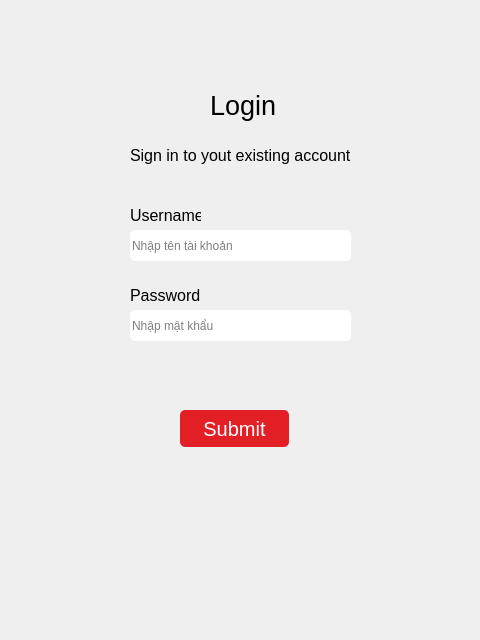
<?xml version="1.0" encoding="UTF-8"?>
<ui version="4.0">
 <class>Dialog</class>
 <widget class="QDialog" name="Dialog">
  <property name="geometry">
   <rect>
    <x>0</x>
    <y>0</y>
    <width>480</width>
    <height>640</height>
   </rect>
  </property>
  <property name="windowTitle">
   <string>Dialog</string>
  </property>
  <widget class="QPushButton" name="submit">
   <property name="geometry">
    <rect>
     <x>180</x>
     <y>410</y>
     <width>109</width>
     <height>37</height>
    </rect>
   </property>
   <property name="font">
    <font>
     <pointsize>15</pointsize>
    </font>
   </property>
   <property name="cursor">
    <cursorShape>PointingHandCursor</cursorShape>
   </property>
   <property name="styleSheet">
    <string notr="true">border-radius: 5%;
background-color: #e31f26;
color: #fff;
padding: 5%;</string>
   </property>
   <property name="text">
    <string>Submit</string>
   </property>
  </widget>
  <widget class="QLabel" name="label_2">
   <property name="geometry">
    <rect>
     <x>130</x>
     <y>140</y>
     <width>221</width>
     <height>31</height>
    </rect>
   </property>
   <property name="font">
    <font>
     <pointsize>12</pointsize>
    </font>
   </property>
   <property name="text">
    <string>Sign in to yout existing account</string>
   </property>
  </widget>
  <widget class="QLabel" name="label_3">
   <property name="geometry">
    <rect>
     <x>130</x>
     <y>200</y>
     <width>71</width>
     <height>31</height>
    </rect>
   </property>
   <property name="font">
    <font>
     <pointsize>12</pointsize>
    </font>
   </property>
   <property name="text">
    <string>Username</string>
   </property>
  </widget>
  <widget class="QLabel" name="label_4">
   <property name="geometry">
    <rect>
     <x>130</x>
     <y>280</y>
     <width>81</width>
     <height>31</height>
    </rect>
   </property>
   <property name="font">
    <font>
     <pointsize>12</pointsize>
    </font>
   </property>
   <property name="text">
    <string>Password</string>
   </property>
  </widget>
  <widget class="QLineEdit" name="name">
   <property name="geometry">
    <rect>
     <x>130</x>
     <y>230</y>
     <width>221</width>
     <height>31</height>
    </rect>
   </property>
   <property name="styleSheet">
    <string notr="true">border-radius: 5%;</string>
   </property>
   <property name="placeholderText">
    <string>Nhập tên tài khoản</string>
   </property>
  </widget>
  <widget class="QLineEdit" name="pwd">
   <property name="geometry">
    <rect>
     <x>130</x>
     <y>310</y>
     <width>221</width>
     <height>31</height>
    </rect>
   </property>
   <property name="styleSheet">
    <string notr="true">border-radius: 5%;
</string>
   </property>
   <property name="echoMode">
    <enum>QLineEdit::Normal</enum>
   </property>
   <property name="placeholderText">
    <string>Nhập mật khẩu</string>
   </property>
  </widget>
  <widget class="QLabel" name="label">
   <property name="geometry">
    <rect>
     <x>210</x>
     <y>90</y>
     <width>71</width>
     <height>41</height>
    </rect>
   </property>
   <property name="font">
    <font>
     <pointsize>20</pointsize>
    </font>
   </property>
   <property name="text">
    <string>Login</string>
   </property>
   <property name="alignment">
    <set>Qt::AlignLeading|Qt::AlignLeft|Qt::AlignTop</set>
   </property>
  </widget>
  <widget class="QLabel" name="error">
   <property name="geometry">
    <rect>
     <x>130</x>
     <y>360</y>
     <width>221</width>
     <height>31</height>
    </rect>
   </property>
   <property name="font">
    <font>
     <pointsize>10</pointsize>
    </font>
   </property>
   <property name="styleSheet">
    <string notr="true">color: rgb(255, 0, 0);</string>
   </property>
   <property name="text">
    <string/>
   </property>
  </widget>
 </widget>
 <resources/>
 <connections/>
</ui>
